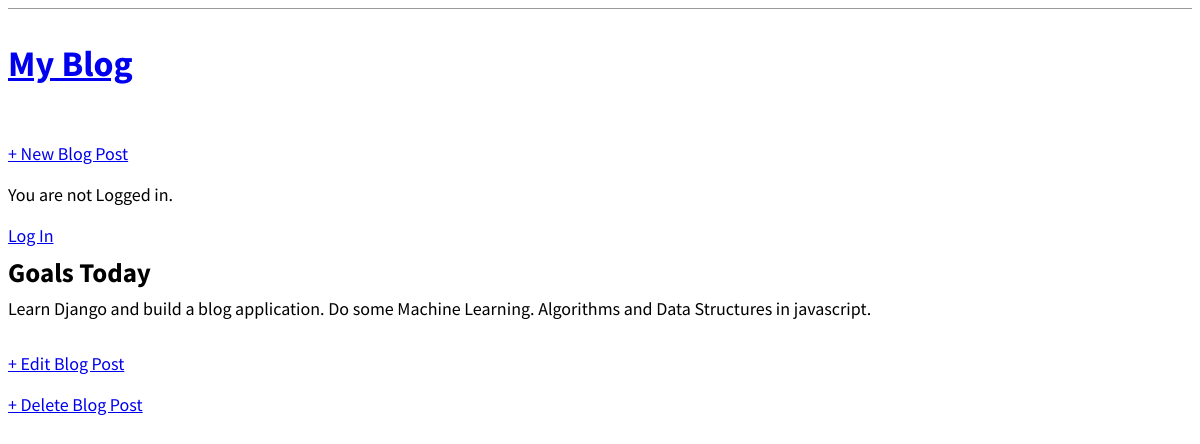
The app's page /post/4/ with its own data.
### blog/models.py (models this page shows, shortened)
class Post(models.Model):
    title = models.CharField(max_length=200)
    author = models.ForeignKey(
        'auth.User',
        on_delete=models.CASCADE,
    )
    body = models.TextField()

### blog/views.py (the view)
# urls.py: path('post/<int:pk>/', BlogDetailView.as_view(), name='post_detail'),
class BlogDetailView(DetailView):
    model = Post
    template_name = 'post_detail.html'

### templates/post_detail.html
{% extends 'base.html' %}
{% block content %}
<div class="post-entry">
    <h2>{{ post.title }}</h2>
    <p>{{ post.body }}</p>
</div>
    <a href="{% url 'post_edit' post.pk %}">+ Edit Blog Post</a>
    <p><a href="{% url 'post_delete' post.pk %}">+ Delete Blog Post</a></p>
{% endblock content %}

### static/css/base.css (style rules this page uses)
body { font-family: "Source Sans Pro", sans-serif; font-size: 18px; }
.post-entry { margin-bottom: 2rem; }
.post-entry h2 { margin: 0.5rem 0; }
.post-entry p { margin: 0; font-weight: 400; }

### records on screen
Post: title "Goals Today", body "Learn Django and build a blog application. Do some Machine Learning. Algorithms and Data Structures in javascript."
